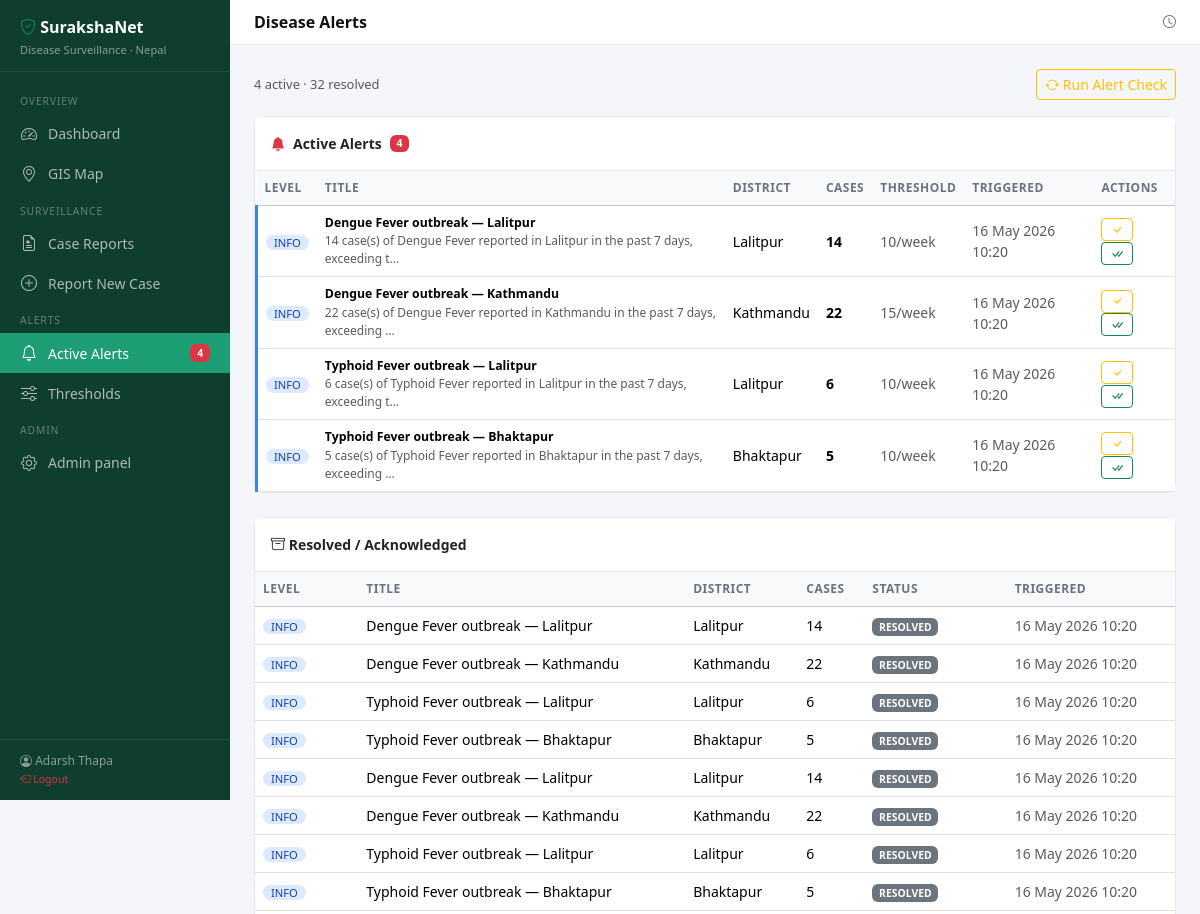
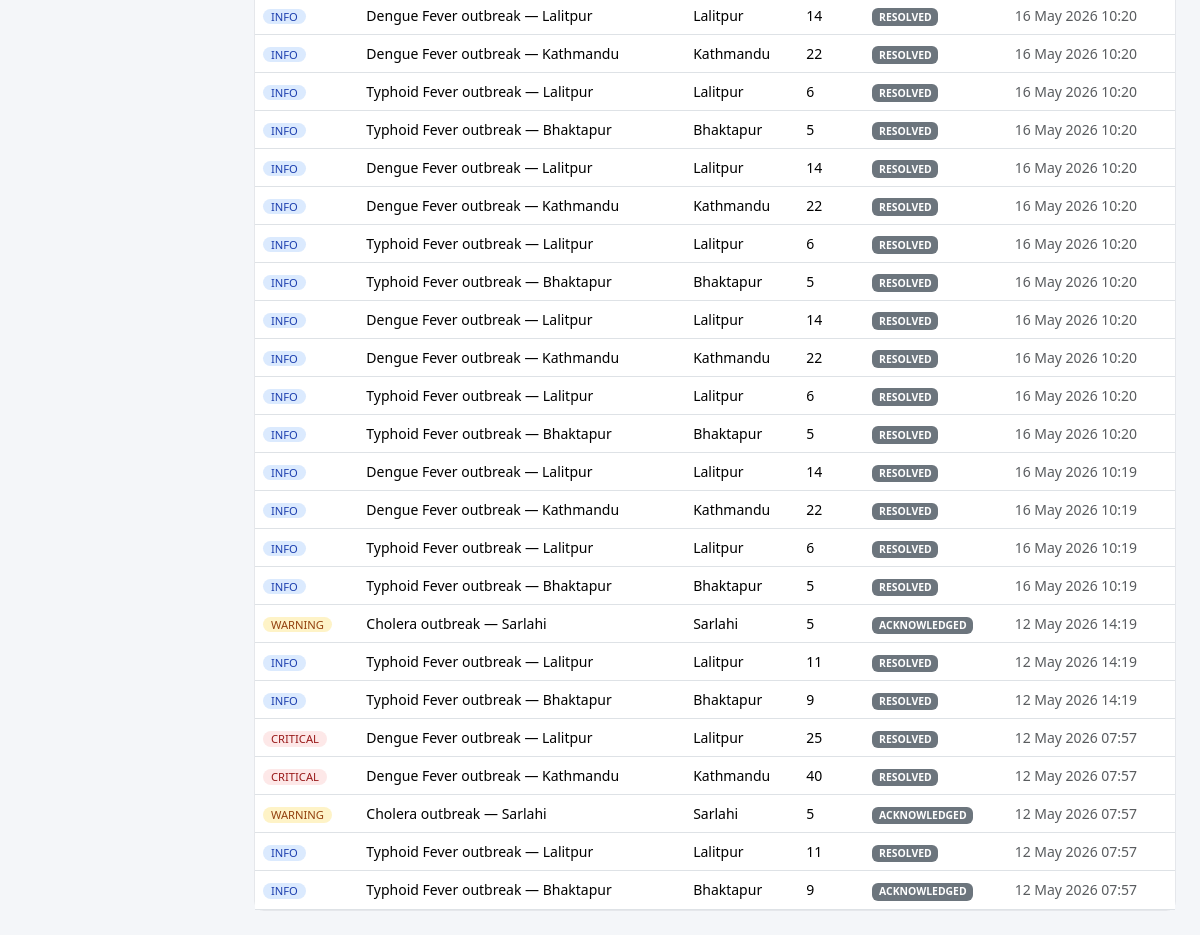
The app's page /alerts/ (signed in) with its own data (2 pictures, top to bottom).
### surveillance/models.py (models this page shows, shortened)
class Alert(models.Model):
    LEVEL_CHOICES = [
        ('info', 'Info'),
        ('warning', 'Warning'),
        ('critical', 'Critical'),
    ]
    STATUS_CHOICES = [
        ('active', 'Active'),
        ('acknowledged', 'Acknowledged'),
        ('resolved', 'Resolved'),
    ]
    disease = models.ForeignKey(Disease, on_delete=models.CASCADE, related_name='alerts')
    district = models.ForeignKey(District, on_delete=models.CASCADE, related_name='alerts')
    level = models.CharField(max_length=10, choices=LEVEL_CHOICES, default='warning')
    status = models.CharField(max_length=15, choices=STATUS_CHOICES, default='active')
    title = models.CharField(max_length=255)
    message = models.TextField()
    case_count = models.PositiveIntegerField()
    threshold = models.PositiveIntegerField()
    triggered_at = models.DateTimeField(auto_now_add=True)
    acknowledged_by = models.ForeignKey(User, on_delete=models.SET_NULL, null=True, blank=True)
    acknowledged_at = models.DateTimeField(null=True, blank=True)
    resolved_at = models.DateTimeField(null=True, blank=True)
    class Meta:
        ordering = ['-triggered_at']

class District(models.Model):
    name = models.CharField(max_length=100)
    province = models.ForeignKey(Province, on_delete=models.CASCADE, related_name='districts')
    latitude = models.DecimalField(max_digits=9, decimal_places=6)
    longitude = models.DecimalField(max_digits=9, decimal_places=6)
    population = models.PositiveIntegerField(default=0)
    class Meta:
        ordering = ['name']

### surveillance/views.py (the view)
# urls.py: path('alerts/', views.alert_list, name='alert_list'),
@login_required
def alert_list(request):
    alerts = Alert.objects.select_related('disease', 'district').order_by('-triggered_at')
    active = alerts.filter(status='active')
    resolved = alerts.filter(status__in=['acknowledged', 'resolved'])
    return render(request, 'surveillance/alert_list.html', {
        'active_alerts': active,
        'resolved_alerts': resolved,
    })

### surveillance/context_processors.py (called while the page is built)
def alert_count(request):
    if request.user.is_authenticated:
        count = Alert.objects.filter(status='active').count()
        return {'active_alert_count': count}
    return {'active_alert_count': 0}

### surveillance/templates/surveillance/alert_list.html (shortened to what this page needs)
{% extends "surveillance/base.html" %}
{% block page_title %}Disease Alerts{% endblock %}
{% block content %}
<div class="d-flex justify-content-between align-items-center mb-3">
  <span class="text-muted small">{{ active_alerts|length }} active · {{ resolved_alerts|length }} resolved</span>
  <form method="post" action="{% url 'run_alert_check' %}">
    <button class="btn btn-outline-warning btn-sm">
      <i class="bi bi-arrow-repeat"></i> Run Alert Check
    </button>
  </form>
</div>
<div class="card mb-4">
  <div class="card-header py-3 d-flex align-items-center gap-2">
    <i class="bi bi-bell-fill text-danger"></i> Active Alerts
    <span class="badge bg-danger">{{ active_alerts|length }}</span>
  </div>
  <div class="table-responsive">
    <table class="table table-hover mb-0">
      <thead class="table-light">
        <tr>
          <th>Level</th>
          <th>Title</th>
          <th>District</th>
          <th>Cases</th>
          <th>Threshold</th>
          <th>Triggered</th>
          <th>Actions</th>
        </tr>
      </thead>
      <tbody>
        {% for alert in active_alerts %}
        <tr class="alert-row-{{ alert.level }}">
          <td>
            <span class="badge badge-{{ alert.level }} text-uppercase status-badge">{{ alert.level }}</span>
          </td>
          <td>
            <div class="fw-semibold small">{{ alert.title }}</div>
            <div class="text-muted" style="font-size:.75rem">{{ alert.message|truncatechars:80 }}</div>
          </td>
          <td>{{ alert.district.name }}</td>
          <td><strong>{{ alert.case_count }}</strong></td>
          <td class="text-muted">{{ alert.threshold }}/week</td>
          <td class="text-muted small">{{ alert.triggered_at|date:"d M Y H:i" }}</td>
          <td>
            <form method="post" action="{% url 'alert_acknowledge' alert.pk %}" class="d-inline">
              <button class="btn btn-sm btn-outline-warning py-0 px-2" title="Acknowledge">
                <i class="bi bi-check"></i>
              </button>
            </form>
            <form method="post" action="{% url 'alert_resolve' alert.pk %}" class="d-inline">
              <button class="btn btn-sm btn-outline-success py-0 px-2" title="Resolve">
                <i class="bi bi-check-all"></i>
              </button>
            </form>
          </td>
        </tr>
        {% endfor %}
      </tbody>
    </table>
  </div>
</div>
<div class="card">
  <div class="card-header py-3"><i class="bi bi-archive"></i> Resolved / Acknowledged</div>
  <div class="table-responsive">
    <table class="table table-hover mb-0">
      <thead class="table-light">
        <tr><th>Level</th><th>Title</th><th>District</th><th>Cases</th><th>Status</th><th>Triggered</th></tr>
      </thead>
      <tbody>
        {% for alert in resolved_alerts %}
        <tr>
          <td><span class="badge badge-{{ alert.level }} text-uppercase status-badge">{{ alert.level }}</span></td>
          <td class="small">{{ alert.title }}</td>
          <td>{{ alert.district.name }}</td>
          <td>{{ alert.case_count }}</td>
          <td><span class="badge bg-secondary text-uppercase" style="font-size:.65rem">{{ alert.status }}</span></td>
          <td class="text-muted small">{{ alert.triggered_at|date:"d M Y H:i" }}</td>
        </tr>
        {% empty %}
        <tr><td colspan="6" class="text-muted text-center py-3">No resolved alerts yet.</td></tr>
        {% endfor %}
      </tbody>
    </table>
  </div>
</div>
{% endblock %}

### surveillance/templates/surveillance/base.html (shortened to what this page needs)
<!DOCTYPE html>
<html lang="en">
<head>
  <link href="https://cdn.jsdelivr.net/npm/bootstrap@5.3.2/dist/css/bootstrap.min.css" rel="stylesheet">
  <link href="https://cdn.jsdelivr.net/npm/bootstrap-icons@1.11.3/font/bootstrap-icons.min.css" rel="stylesheet">
  <link rel="stylesheet" href="https://unpkg.com/leaflet@1.9.4/dist/leaflet.css">
</head>
<body>
{% if user.is_authenticated %}
<nav id="sidebar">
  <div class="sidebar-brand">
    <h5><i class="bi bi-shield-check text-success"></i> SurakshaNet</h5>
    <small>Disease Surveillance · Nepal</small>
  </div>
  <div class="sidebar-nav">
    <div class="nav-section-label">Overview</div>
    <a href="{% url 'dashboard' %}" class="nav-link {% if request.resolver_match.url_name == 'dashboard' %}active{% endif %}">
      <i class="bi bi-speedometer2"></i> Dashboard
    </a>
    <a href="{% url 'map' %}" class="nav-link {% if request.resolver_match.url_name == 'map' %}active{% endif %}">
      <i class="bi bi-geo-alt"></i> GIS Map
    </a>
    <div class="nav-section-label">Surveillance</div>
    <a href="{% url 'case_list' %}" class="nav-link {% if 'case' in request.resolver_match.url_name %}active{% endif %}">
      <i class="bi bi-file-earmark-medical"></i> Case Reports
    </a>
    <a href="{% url 'case_create' %}" class="nav-link">
      <i class="bi bi-plus-circle"></i> Report New Case
    </a>
    <div class="nav-section-label">Alerts</div>
    <a href="{% url 'alert_list' %}" class="nav-link {% if 'alert' in request.resolver_match.url_name %}active{% endif %}">
      <i class="bi bi-bell"></i> Active Alerts
      {% with count=active_alert_count %}
        {% if count %}<span class="badge bg-danger ms-auto">{{ count }}</span>{% endif %}
      {% endwith %}
    </a>
    <a href="{% url 'threshold_list' %}" class="nav-link {% if 'threshold' in request.resolver_match.url_name %}active{% endif %}">
      <i class="bi bi-sliders"></i> Thresholds
    </a>
    <div class="nav-section-label">Admin</div>
    <a href="/admin/" class="nav-link"><i class="bi bi-gear"></i> Admin panel</a>
  </div>
  <div class="sidebar-footer">
    <i class="bi bi-person-circle"></i> {{ user.get_full_name|default:user.username }}<br>
    <a href="{% url 'logout' %}" class="text-danger text-decoration-none small">
      <i class="bi bi-box-arrow-left"></i> Logout
    </a>
  </div>
</nav>
<div id="main">
  <div class="topbar">
    <span class="topbar-title">{% block page_title %}Dashboard{% endblock %}</span>
    <div class="d-flex align-items-center gap-3">
      <span class="text-muted small"><i class="bi bi-clock"></i> {{ now|date:"D, d M Y" }}</span>
    </div>
  </div>
  <div class="page-body">
    {% block content %}{% endblock %}
  </div>
</div>
{% else %}
  {% block auth_content %}{% endblock %}
{% endif %}
</body>
</html>

### surveillance/templates/surveillance/base.html (style rules this page uses)
:root { --sidebar-width: 230px; --brand-green: #1D9E75; --brand-dark: #0f3d2e; --brand-red: #E24B4A; --brand-amber: #EF9F27; }
body { background: #f4f6f9; font-size: 0.92rem; }
#sidebar { position: fixed; top: 0; left: 0; height: 100vh; width: var(--sidebar-width); background: var(--brand-dark); display: flex; flex-direction: column; z-index: 1000; overflow-y: auto; }
.sidebar-brand { padding: 18px 20px 12px; border-bottom: 1px solid rgba(255,255,255,0.08); }
.sidebar-brand h5 { color: #fff; font-weight: 600; margin: 0; font-size: 1rem; }
.sidebar-brand small { color: rgba(255,255,255,0.5); font-size: 0.7rem; }
.sidebar-nav { padding: 12px 0; flex: 1; }
.nav-section-label { font-size: 0.65rem; text-transform: uppercase; letter-spacing: .08em; color: rgba(255,255,255,0.35); padding: 10px 20px 4px; }
.sidebar-nav .nav-link { color: rgba(255,255,255,0.65); padding: 8px 20px; border-radius: 0; display: flex; align-items: center; gap: 10px; font-size: 0.875rem; transition: all 0.15s; }
.sidebar-nav .nav-link.active { color: #fff; background: var(--brand-green); }
.sidebar-nav .nav-link i { font-size: 1rem; width: 18px; text-align: center; }
.sidebar-footer { padding: 12px 20px; border-top: 1px solid rgba(255,255,255,0.08); color: rgba(255,255,255,0.5); font-size: 0.75rem; }
#main { margin-left: var(--sidebar-width); min-height: 100vh; }
.topbar { background: #fff; border-bottom: 1px solid #e5e7eb; padding: 10px 24px; display: flex; align-items: center; justify-content: space-between; position: sticky; top: 0; z-index: 100; }
.topbar-title { font-weight: 600; font-size: 1rem; color: #111; }
.page-body { padding: 24px; }
.card { border: 1px solid #e5e7eb; border-radius: 10px; }
.card-header { background: #fff; border-bottom: 1px solid #e5e7eb; font-weight: 600; font-size: 0.875rem; }
.badge-critical { background: #fde8e8; color: #991b1b; }
.badge-warning { background: #fef3c7; color: #92400e; }
.badge-info { background: #dbeafe; color: #1e40af; }
.alert-row-info { border-left: 3px solid #378ADD; }
.table th { font-size: 0.75rem; text-transform: uppercase; letter-spacing:.04em; color: #6b7280; font-weight: 600; }
.table td { vertical-align: middle; font-size: 0.875rem; }
.status-badge { font-size: 0.7rem; padding: 2px 8px; border-radius: 20px; font-weight: 500; }

### records on screen
Alert: level "INFO", title "Dengue Fever outbreak — Lalitpur", message "14 case(s) of Dengue Fever reported in Lalitpur in the past 7 days, exceeding t…", district.name "Lalitpur", case_count "14", threshold "10", triggered_at "16 May 2026 10:20"
Alert: level "INFO", title "Dengue Fever outbreak — Kathmandu", message "22 case(s) of Dengue Fever reported in Kathmandu in the past 7 days, exceeding …", district.name "Kathmandu", case_count "22", threshold "15", triggered_at "16 May 2026 10:20"
Alert: level "INFO", title "Typhoid Fever outbreak — Lalitpur", message "6 case(s) of Typhoid Fever reported in Lalitpur in the past 7 days, exceeding t…", district.name "Lalitpur", case_count "6", threshold "10", triggered_at "16 May 2026 10:20"
Alert: level "INFO", title "Typhoid Fever outbreak — Bhaktapur", message "5 case(s) of Typhoid Fever reported in Bhaktapur in the past 7 days, exceeding …", district.name "Bhaktapur", case_count "5", threshold "10", triggered_at "16 May 2026 10:20"
Alert: level "INFO", title "Dengue Fever outbreak — Lalitpur", district.name "Lalitpur", case_count "14", status "RESOLVED", triggered_at "16 May 2026 10:20"
Alert: level "INFO", title "Dengue Fever outbreak — Kathmandu", district.name "Kathmandu", case_count "22", status "RESOLVED", triggered_at "16 May 2026 10:20"
Alert: level "INFO", title "Typhoid Fever outbreak — Lalitpur", district.name "Lalitpur", case_count "6", status "RESOLVED", triggered_at "16 May 2026 10:20"
Alert: level "INFO", title "Typhoid Fever outbreak — Bhaktapur", district.name "Bhaktapur", case_count "5", status "RESOLVED", triggered_at "16 May 2026 10:20"
Alert: level "INFO", title "Dengue Fever outbreak — Lalitpur", district.name "Lalitpur", case_count "14", status "RESOLVED", triggered_at "16 May 2026 10:20"
Alert: level "INFO", title "Dengue Fever outbreak — Kathmandu", district.name "Kathmandu", case_count "22", status "RESOLVED", triggered_at "16 May 2026 10:20"
Alert: level "INFO", title "Typhoid Fever outbreak — Lalitpur", district.name "Lalitpur", case_count "6", status "RESOLVED", triggered_at "16 May 2026 10:20"
Alert: level "INFO", title "Typhoid Fever outbreak — Bhaktapur", district.name "Bhaktapur", case_count "5", status "RESOLVED", triggered_at "16 May 2026 10:20"
Alert: level "INFO", title "Dengue Fever outbreak — Lalitpur", district.name "Lalitpur", case_count "14", status "RESOLVED", triggered_at "16 May 2026 10:20"
Alert: level "INFO", title "Dengue Fever outbreak — Kathmandu", district.name "Kathmandu", case_count "22", status "RESOLVED", triggered_at "16 May 2026 10:20"
Alert: level "INFO", title "Typhoid Fever outbreak — Lalitpur", district.name "Lalitpur", case_count "6", status "RESOLVED", triggered_at "16 May 2026 10:20"
Alert: level "INFO", title "Typhoid Fever outbreak — Bhaktapur", district.name "Bhaktapur", case_count "5", status "RESOLVED", triggered_at "16 May 2026 10:20"
Alert: level "INFO", title "Dengue Fever outbreak — Lalitpur", district.name "Lalitpur", case_count "14", status "RESOLVED", triggered_at "16 May 2026 10:20"
Alert: level "INFO", title "Dengue Fever outbreak — Kathmandu", district.name "Kathmandu", case_count "22", status "RESOLVED", triggered_at "16 May 2026 10:20"
Alert: level "INFO", title "Typhoid Fever outbreak — Lalitpur", district.name "Lalitpur", case_count "6", status "RESOLVED", triggered_at "16 May 2026 10:20"
Alert: level "INFO", title "Typhoid Fever outbreak — Bhaktapur", district.name "Bhaktapur", case_count "5", status "RESOLVED", triggered_at "16 May 2026 10:20"
Alert: level "INFO", title "Dengue Fever outbreak — Lalitpur", district.name "Lalitpur", case_count "14", status "RESOLVED", triggered_at "16 May 2026 10:20"
Alert: level "INFO", title "Dengue Fever outbreak — Kathmandu", district.name "Kathmandu", case_count "22", status "RESOLVED", triggered_at "16 May 2026 10:20"
Alert: level "INFO", title "Typhoid Fever outbreak — Lalitpur", district.name "Lalitpur", case_count "6", status "RESOLVED", triggered_at "16 May 2026 10:20"
Alert: level "INFO", title "Typhoid Fever outbreak — Bhaktapur", district.name "Bhaktapur", case_count "5", status "RESOLVED", triggered_at "16 May 2026 10:20"
Alert: level "INFO", title "Dengue Fever outbreak — Lalitpur", district.name "Lalitpur", case_count "14", status "RESOLVED", triggered_at "16 May 2026 10:19"
Alert: level "INFO", title "Dengue Fever outbreak — Kathmandu", district.name "Kathmandu", case_count "22", status "RESOLVED", triggered_at "16 May 2026 10:19"
Alert: level "INFO", title "Typhoid Fever outbreak — Lalitpur", district.name "Lalitpur", case_count "6", status "RESOLVED", triggered_at "16 May 2026 10:19"
Alert: level "INFO", title "Typhoid Fever outbreak — Bhaktapur", district.name "Bhaktapur", case_count "5", status "RESOLVED", triggered_at "16 May 2026 10:19"
Alert: level "WARNING", title "Cholera outbreak — Sarlahi", district.name "Sarlahi", case_count "5", status "ACKNOWLEDGED", triggered_at "12 May 2026 14:19"
Alert: level "INFO", title "Typhoid Fever outbreak — Lalitpur", district.name "Lalitpur", case_count "11", status "RESOLVED", triggered_at "12 May 2026 14:19"
Alert: level "INFO", title "Typhoid Fever outbreak — Bhaktapur", district.name "Bhaktapur", case_count "9", status "RESOLVED", triggered_at "12 May 2026 14:19"
Alert: level "CRITICAL", title "Dengue Fever outbreak — Lalitpur", district.name "Lalitpur", case_count "25", status "RESOLVED", triggered_at "12 May 2026 07:57"
Alert: level "CRITICAL", title "Dengue Fever outbreak — Kathmandu", district.name "Kathmandu", case_count "40", status "RESOLVED", triggered_at "12 May 2026 07:57"
Alert: level "WARNING", title "Cholera outbreak — Sarlahi", district.name "Sarlahi", case_count "5", status "ACKNOWLEDGED", triggered_at "12 May 2026 07:57"
Alert: level "INFO", title "Typhoid Fever outbreak — Lalitpur", district.name "Lalitpur", case_count "11", status "RESOLVED", triggered_at "12 May 2026 07:57"
Alert: level "INFO", title "Typhoid Fever outbreak — Bhaktapur", district.name "Bhaktapur", case_count "9", status "ACKNOWLEDGED", triggered_at "12 May 2026 07:57"

### other values on screen
{{ count }} "4"
{{ user.get_full_name|default:user.username }} "Adarsh Thapa"
{{ active_alerts|length }} "4"
{{ resolved_alerts|length }} "32"
